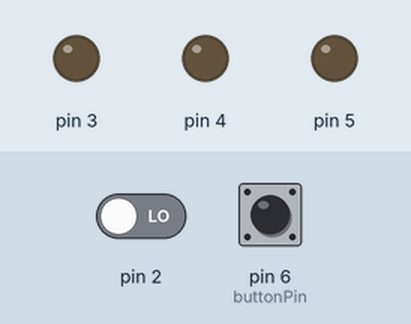
Simulated run of this sketch. Board: Arduino Uno, built with avr-gcc and run on an emulated ATmega328P. On the bench: output pins drawn as LEDs (lit = HIGH). Dashed ring = blinking. Inputs (shaded band) come from the test bench; at power-on: pin 6 (buttonPin) LOW, pin 2 LOW.

Above: at 1.2 s.
1.3 s: pin 6 (buttonPin) pulled HIGH for 0.15 s
At 1.7 s:
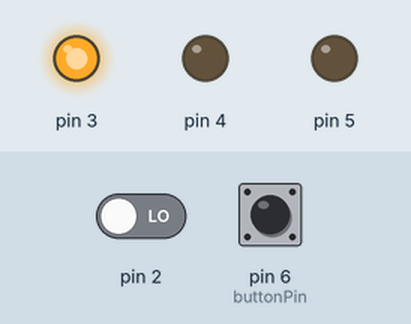
2.9 s: pin 2 driven HIGH
At 3.02 s:
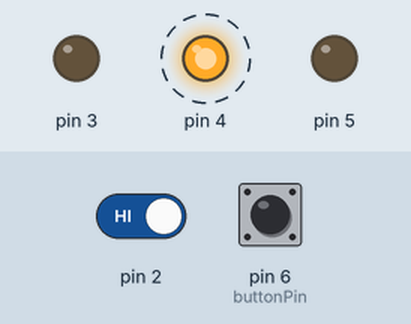
5.9 s: pin 2 driven LOW
At 6.4 s:
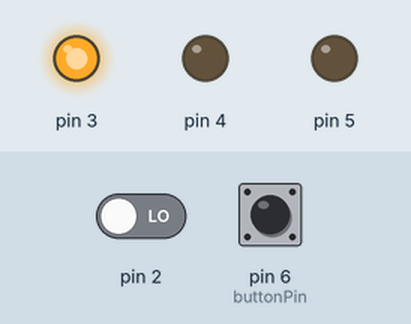
7.4 s: pin 6 (buttonPin) pulled HIGH for 1 s
At 8.7 s:
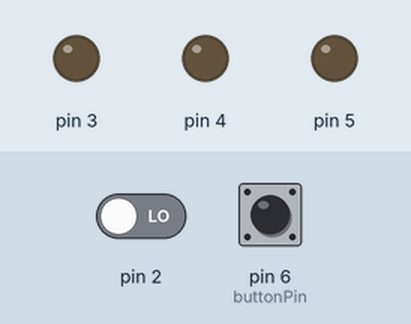
Timing chart, 0 to 10.4 s (numbered marks = the images above; inputs shaded):
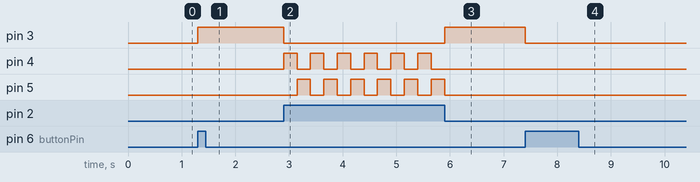

The sketch:

interfaz_con_kill_switch_terminada.ino
```cpp
int switchState = 0;
int switchStateKill = 0;
bool isTheButtonBeingPressed = false;
bool play = false;
// el pin 2 no sera siempre el boton
int buttonPin=6;


void setup() {

  pinMode(3, OUTPUT);
 pinMode(4, OUTPUT);
 pinMode(5, OUTPUT);
  pinMode(2, INPUT);

   pinMode(buttonPin, INPUT);
}


void loop(){
    checkButton();
 if (play) {
encenderLuces();
  }
  else {
    apagarLuces();
  }


}

void apagarLuces(){
     digitalWrite(3, LOW);
   digitalWrite(4, LOW);
   digitalWrite(5, LOW);
}

void encenderLuces(){
     // pon lo que quieras ejecutar
     switchState = digitalRead(2);
  // esto es un comentario

 if (switchState == LOW){
  // el botón no está pulsado

  digitalWrite(3,HIGH); // LED verde
    digitalWrite(4,LOW); // LED rojos
      digitalWrite(5,LOW); // LED rojos
}

else { // the button is pressed
   digitalWrite(3, LOW);
   digitalWrite(4, HIGH);
   digitalWrite(5, LOW);

   delay(250); // espera un cuarto de segundo
   // permuta los LEDs
   digitalWrite(4, LOW);
   digitalWrite(5, HIGH);
   delay(250);
}

}

void checkButton(){
  switchStateKill = digitalRead(buttonPin);
  if (switchStateKill == HIGH){
    if (isTheButtonBeingPressed == false){
      play = !play;
      isTheButtonBeingPressed = true;
  }
}
else{
  isTheButtonBeingPressed = false;
}
}
 //vuelve al inicio del bucle
```

Measured:
- after the input at 1.3 s, pin 3: LOW → HIGH at once
- after the input at 2.9 s, pin 3: HIGH → LOW at once; pin 4: alternates HIGH for 0.25 s and LOW for 0.25 s, starting at once; pin 5: alternates HIGH for 0.25 s and LOW for 0.25 s, starting after 0.25 s
- after the input at 5.9 s, pin 3: LOW → HIGH at once; pin 4: stops changing and stays LOW; pin 5: goes on until 5.9 s, then stays LOW
- after the input at 7.4 s, pin 3: HIGH → LOW at once
